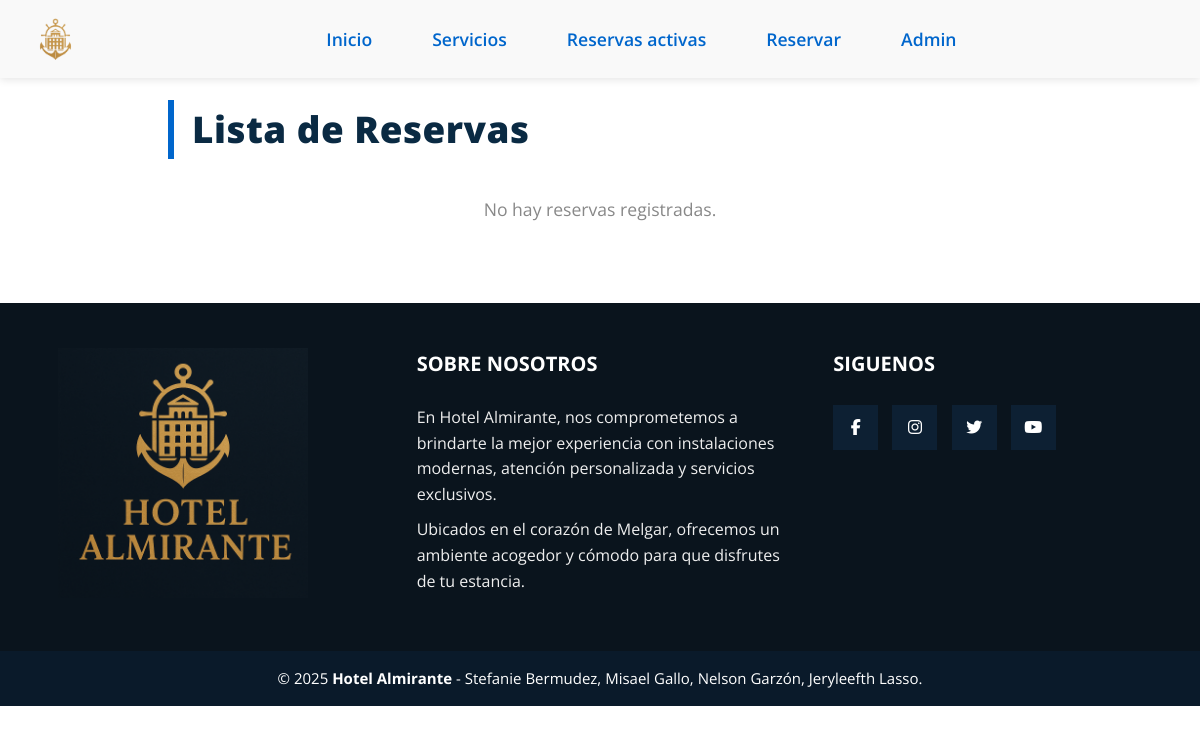
Before: /listas_reservas/ with the older database file.
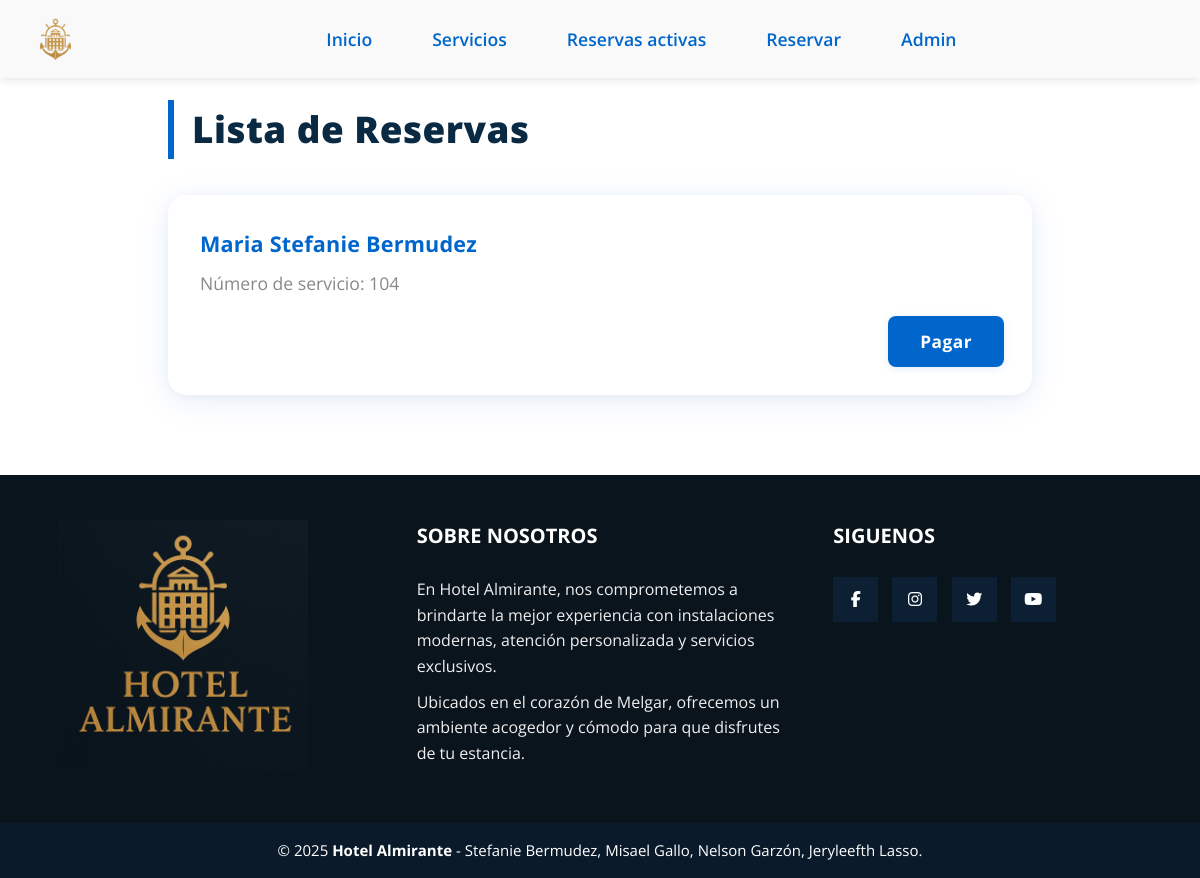
After: the same page with the newer database file.
### myapp/models.py (models this page shows, shortened)
class Reserva(models.Model):
    nombre= models.CharField(max_length=30)
    paga = models.BooleanField(default=False)
    identificacion= models.IntegerField(validators=[MinValueValidator(3)])
    codigo_reserva = models.CharField(max_length=20, unique=True, blank=True, default="")
    fechaInicio = models.DateField()
    fechaFin = models.DateField()
    servicio= models.ForeignKey(Servicio, on_delete=models.CASCADE,null=True, blank=True)

class Servicio(models.Model):
    tipo = models.IntegerField(choices=TiposServicios.choices,default=TiposServicios.HABITACION)
    valor = models.DecimalField(max_digits=10, decimal_places=2)
    personas = models.IntegerField(validators=[MinValueValidator(1)])
    especificacion = models.TextField(max_length=200)
    numero = models.IntegerField(unique=True)
    disponible = models.BooleanField(default= True)

### myapp/views.py (the view)
# urls.py: path('listas_reservas/', views.listaReservas,name='listas_reservas'),
def listaReservas(request):
    reservas = Reserva.objects.all()
    return render(request,'listas_reservas.html',{
        'reservas': reservas
    })

### myapp/templates/listas_reservas.html
{% extends 'layouts/plantilla.html' %}
{% block content %}
<section class="reservas-section main-content">
  <h2 class="section-title">Lista de Reservas</h2>
  <div class="reservas-grid">
    {% for res in reservas %}
      <div class="reserva-card">
        <h3 class="reserva-nombre">{{ res.nombre }}</h3>
        <p class="reserva-detalle">Número de servicio: {{ res.servicio.numero }}</p>
        {% if not res.paga %}
          <a href="{% url 'pagarReserva' codigo_reserva=res.codigo_reserva %}" class="btn-primary">Pagar</a>
        {% else %}
          <p class="reserva-pagada">Estado: <span style="color:#4caf50; font-weight:700;">Pagada</span></p>
        {% endif %}
      </div>
    {% empty %}
      <p>No hay reservas registradas.</p>
    {% endfor %}
  </div>
</section>
{% endblock %}

Changed rows visible on the page:
added Reserva: nombre "Maria Stefanie Bermudez", servicio.numero "104", paga "Pagar"
Other visible differences:
text no longer shown: "No hay reservas registradas."
